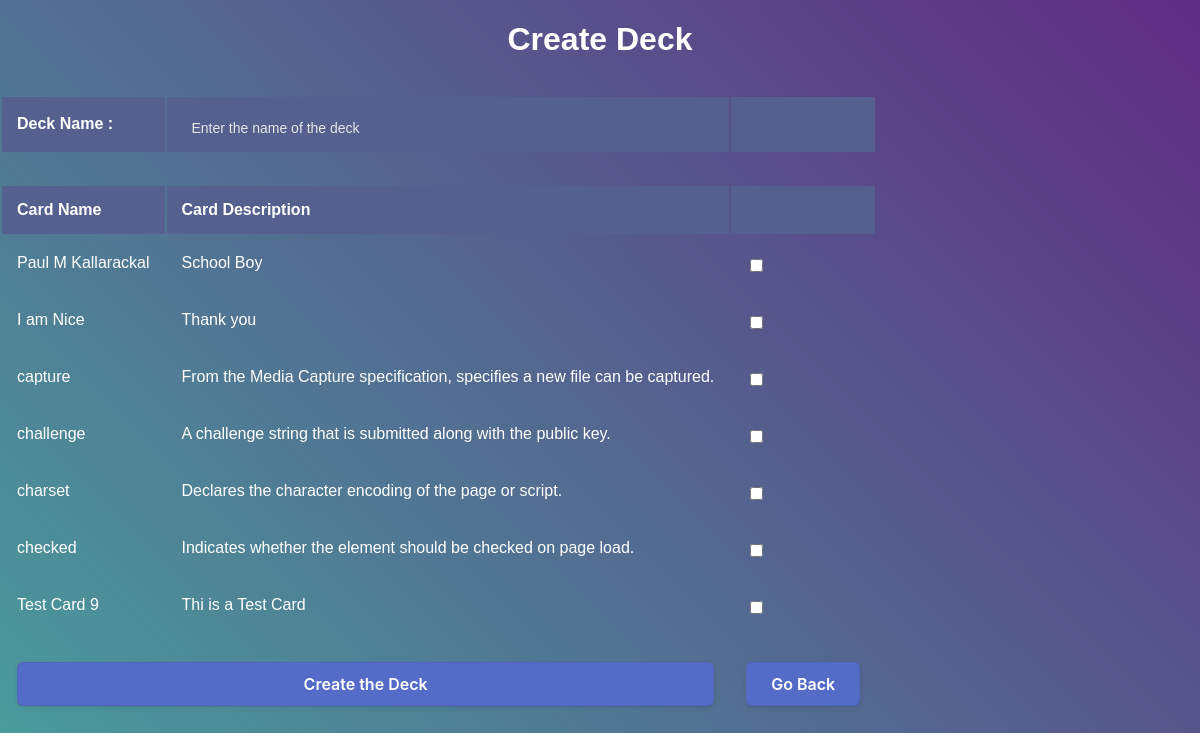
Page /admin/createdeck on the committed database.
### Final Project Mad/code/main.py (models this page shows)
class Cards(db.Model):
    __tablename__='Cards'
    c_no=db.Column(db.Integer,primary_key=True,autoincrement=True)
    c_name=db.Column(db.String,nullable=False)
    c_description=db.Column(db.String,unique=True,nullable=False)
    username=db.Column(db.String,db.ForeignKey('User.username'),nullable=False)

### Final Project Mad/code/main.py (the view, shortened to what this page needs)
@app.route('/<string:username>/createdeck',methods=['GET','POST'])
def createdeck(username):
    user=db.session.query(User).filter(User.username==username).first()
    if request.method=='GET':
       cards=db.session.query(Cards).filter(Cards.username==username).all()
       if cards:
        return render_template('createdeck.html',user=user,cards=cards)
       else:
        return render_template('no_cards_yet.html',user=user)

### Final Project Mad/code/templates/createdeck.html (shortened to what this page needs)
{% extends "base.html" %}
{% block stylesheet %}
<link rel='stylesheet' href='/static/dashboard.css'>
{% endblock%}
{% block body %}
<h1> Create Deck</h1>
<table>
<form action="/{{user['username']}}/createdeck" method="POST" >
    <div class="container">
            <tr>
                <th>
                    <label>Deck Name : </label>
                </th>
                <th>
                    <input type="text" placeholder="Enter the name of the deck" name="deckname" required  type="text">
                </th>
                <th></th>
            </tr>
            <td></td>
            <tr>
                <th>Card Name</th>
                <th>Card Description</th>
                <th></th>
            </tr>
        {% for i in cards %}
            <tr>
                <td>{{i['c_name']}}</td>
                <td>{{i['c_description']}}</td>
                <td><input type="checkbox" name="cardlist" value="{{i['c_no']}}" /></td>
            </tr>
        {% endfor %}
            <tr><td colspan="2"><button type="submit" >Create the Deck</button></td>
            </form>
                <td colspan="2"><a href="/{{user['username']}}/dashboard"><button>Go Back</button></a></td></tr>
            </table>
    </div>
{% endblock%}

### Final Project Mad/code/static/dashboard.css (style rules this page uses)
html, body { height: 100%; }
body { margin: 0; font-family: sans-serif; font-weight: 100; background: linear-gradient(45deg, #49a09d, #5f2c82); background-attachment: fixed; }
.container { position: absolute; top: 50%; left: 50%; transform: translate(-50%, -50%); }
th, td { padding: 15px; color:white; }
th { text-align: left; background-color: #55608f; }
button { appearance: button; backface-visibility: hidden; background-color:#556BC8; border-radius: 6px; border-width: 0; box-shadow: rgba(50, 50, 93, .1) 0 0 0 1px inset,rgba(50, 50, 93, .1) 0 2px 5px 0,rgba(0, 0, 0, .07) 0 1px 1px 0; box-sizing: border-box; color:white; cursor: pointer; font-family: -apple-system,system-ui,"Segoe UI",Roboto,"Helvetica Neue",Ubuntu,sans-serif; font-size: 100%; height: 44px; line-height: 1.15; margin: 12px 0 0; outline: none; overflow: hidden; padding: 0 25px; position: relative; text-align: center; text-transform: none; transform: translateZ(0); transition: all .2s,box-shadow .08s ease-in; user-select: none; -webkit-user-select: none; touch-action: manipulation; width: 100%; font-weight: 600; }
h1 { padding-bottom: 15px; text-align: center; color:white }
input { border: none; background: transparent; border-radius: 3px; padding: 0 10px; margin-top: 8px; font-size: 14px; font-weight: 300; color:white ; }
::placeholder { color: #e5e5e5; }
table { table-layout: fixed; overflow:auto; }

### rows in the picture
Cards: c_name "Paul M Kallarackal", c_description "School Boy"
Cards: c_name "I am Nice", c_description "Thank you"
Cards: c_name "capture", c_description "From the Media Capture specification, specifies a new file can be captured."
Cards: c_name "challenge", c_description "A challenge string that is submitted along with the public key."
Cards: c_name "charset", c_description "Declares the character encoding of the page or script."
Cards: c_name "checked", c_description "Indicates whether the element should be checked on page load."
Cards: c_name "Test Card 9", c_description "Thi is a Test Card"
